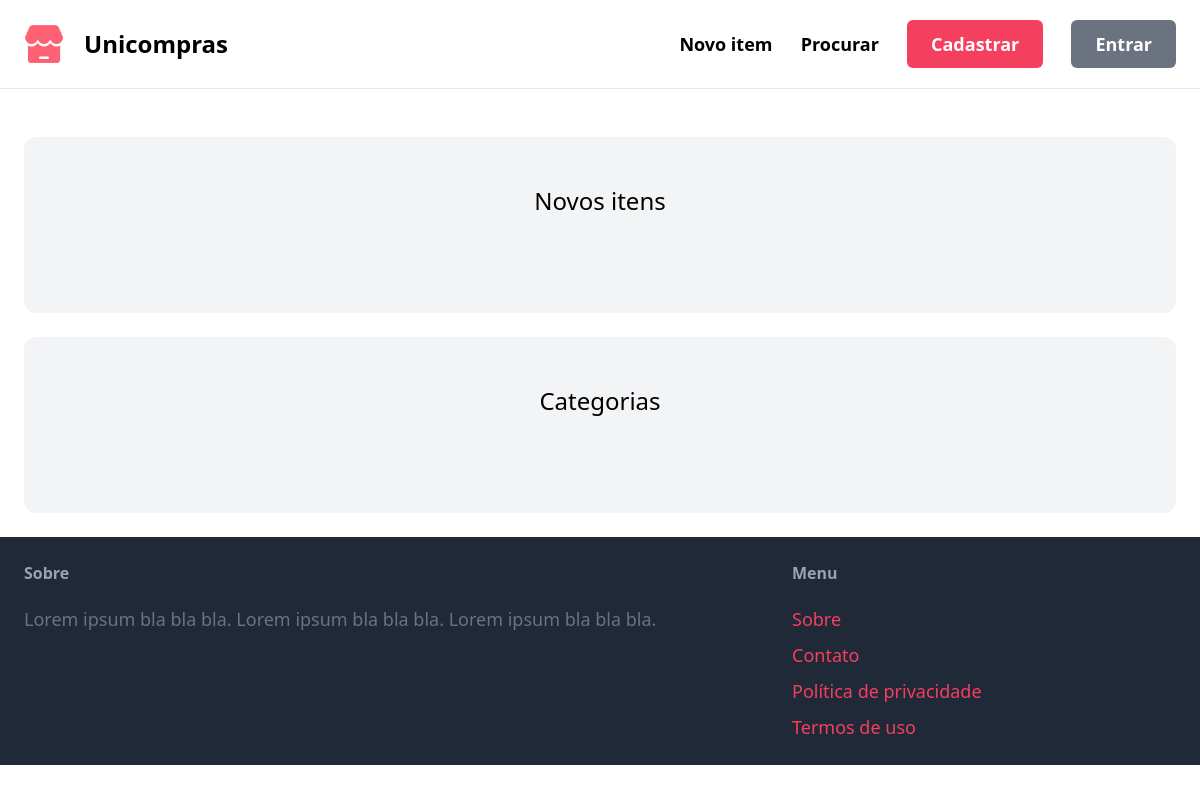
The app's page /, older data.
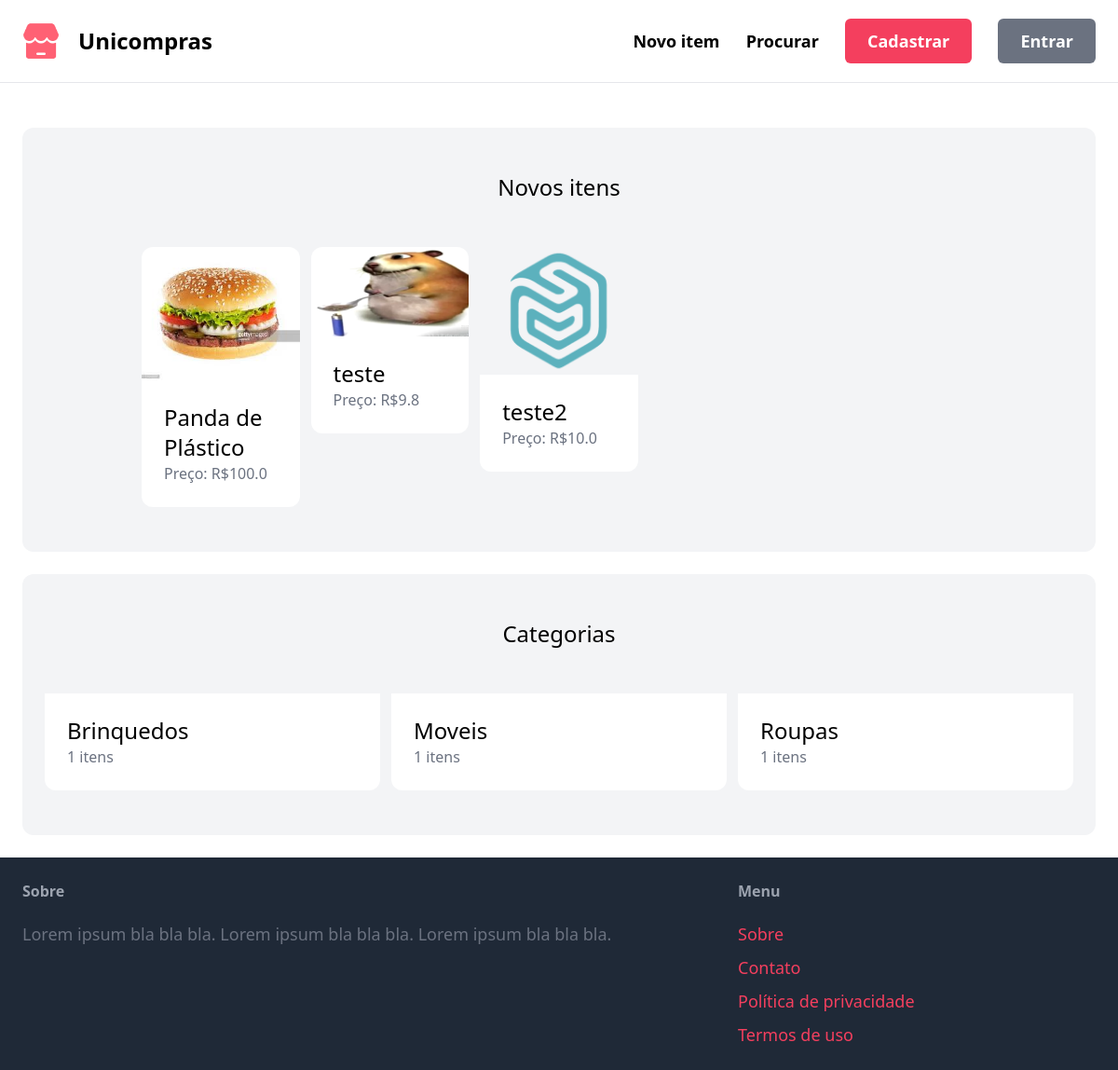
The same page, newer data.
### item/models.py (models this page shows, shortened)
class Item(models.Model):
    category = models.ForeignKey(
        Category, related_name='items', on_delete=models.CASCADE)
    name = models.CharField(max_length=255)
    description = models.TextField(blank=True, null=True)
    price = models.FloatField()
    image = models.ImageField(upload_to='item_images', blank=True, null=True)
    is_sold = models.BooleanField(default=False)
    created_by = models.ForeignKey(
        User, related_name='items', on_delete=models.CASCADE)
    created_at = models.DateTimeField(auto_now_add=True)

class Category(models.Model):
    name = models.CharField(max_length=255)
    class Meta:
        ordering = ('name',)
        verbose_name_plural = 'Categorias'

### core/views.py (the view)
# urls.py: path('', views.index, name='index'),
def index(request):
    items = Item.objects.filter(is_sold=False)[0:10]
    categories = Category.objects.all()
    return render(request, 'core/index.html', {
        'categories': categories,
        'items': items,
    })

### core/templates/core/index.html (shortened to what this page needs)
{% extends "core/base.html" %}
{% block content %}
<div class="mt-6 px-32 py-12 bg-gray-100 rounded-xl">
  <h2 class="mb-12 text-2xl text-center">Novos itens</h2>
  <div class="grid grid-cols-5 gap-3">
    {% for item in items %}
    <div>
      <a href="{% url 'item:detail' item.id %}">
        <div>
          <img
            src="{{item.image.url}}"
            alt="{{image.name}}"
            class="rounded-t-xl"
          />
        </div>
        <div class="p-6 bg-white rounded-b-xl">
          <h2 class="text-2xl">{{item.name}}</h2>
          <p class="text-gray-500">Preço: R${{item.price}}</p>
        </div>
      </a>
    </div>
    {% endfor %}
  </div>
</div>
<div class="mt-6 px-6 py-12 bg-gray-100 rounded-xl">
  <h2 class="mb-12 text-2xl text-center">Categorias</h2>
  <div class="grid grid-cols-3 gap-3">
    {% for category in categories %}
    <div>
      <a href="#">
        <div class="p-6 bg-white rounded-b-xl">
          <h2 class="text-2xl">{{ category.name }}</h2>
          <p class="text-gray-500">{{ category.items.count }} itens</p>
        </div>
      </a>
    </div>
    {% endfor %}
  </div>
</div>
{% endblock %}

Row changes from the older to the newer data that the page shows:
added Item: image (picture), name "Panda de Plástico", price "100.0"
added Item: image (picture), name "teste", price "9.8"
added Item: image (picture), name "teste2", price "10.0"
added Category: name "Brinquedos", items.count "1"
added Category: name "Moveis", items.count "1"
added Category: name "Roupas", items.count "1"
